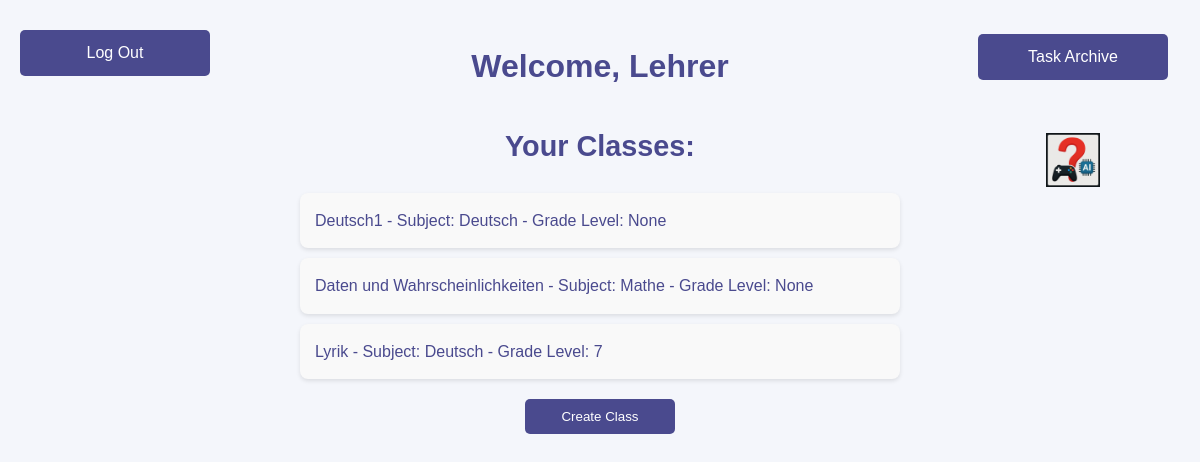
Before: /teacher_dashboard (signed in) with the older database file.
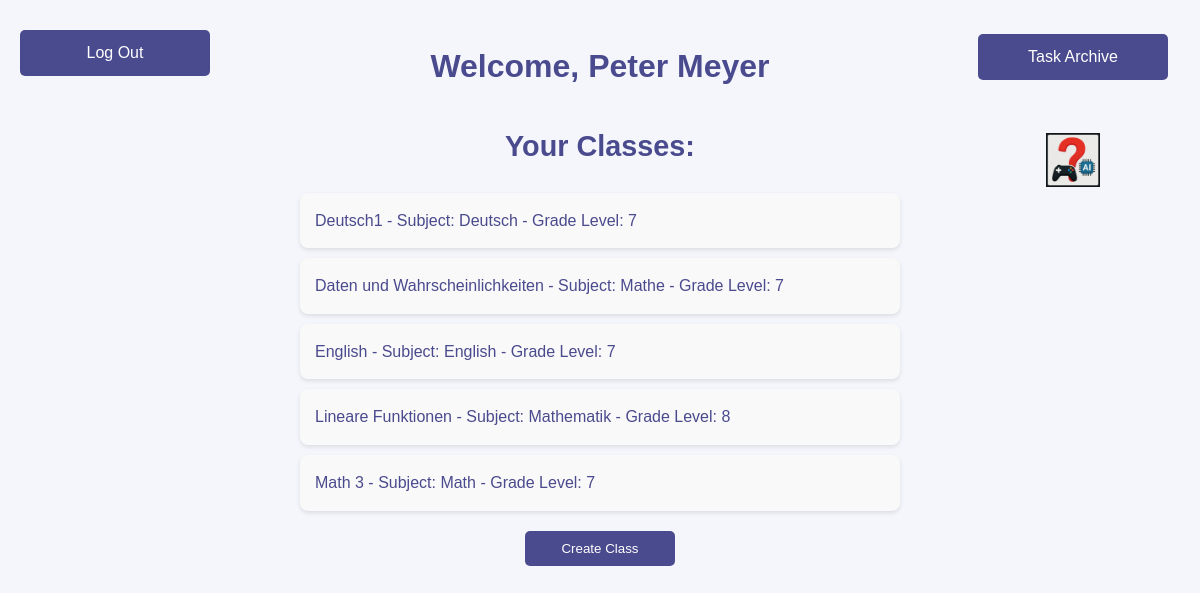
After: the same page with the newer database file.
### tables this page shows
CREATE TABLE Teachers (
    id INTEGER PRIMARY KEY AUTOINCREMENT,
    name TEXT NOT NULL,
    email TEXT UNIQUE NOT NULL,
    password TEXT NOT NULL
);

CREATE TABLE "Classes" (
    id INTEGER PRIMARY KEY AUTOINCREMENT,
    class_name TEXT NOT NULL,
    subject TEXT NOT NULL,
    teacher_id INTEGER, grade_level INTEGER,
    FOREIGN KEY (teacher_id) REFERENCES Teachers (id)
);

### app.py (the view)
@app.route('/teacher_dashboard')
def teacher_dashboard():
    if 'teacher_id' not in session:
        return redirect('/')
    teacher_id = session['teacher_id']
    conn = get_db_connection()
    teacher = conn.execute('SELECT * FROM Teachers WHERE id = ?', (teacher_id,)).fetchone()
    classes = conn.execute(
        'SELECT id, class_name, subject, grade_level FROM Classes WHERE teacher_id = ?',
        (teacher_id,)
    ).fetchall()
    conn.close()
    return render_template('teacher_dashboard.html', teacher=teacher, classes=classes)

### app.py (called while the page is built)
def get_db_connection():
    conn = sqlite3.connect('ahg/database.db')
    conn.row_factory = sqlite3.Row
    return conn

### templates/teacher_dashboard.html (shortened to what this page needs)
<!DOCTYPE html>
<html lang="de">
<head>
    <link rel="stylesheet" href="{{ url_for('static', filename='styles.css') }}">
</head>
<body>
    <div class="top-buttons">
        <a href="/" class="button">Log Out</a>
    </div>
    <div style="position: absolute; top: 24px; right: 32px;">
        <a href="{{ url_for('task_archive') }}" class="button">Task Archive</a>
    </div>
    <h1>Welcome, {{ teacher['name'] }}</h1>
    <h2>Your Classes:</h2>
    <ul class="class-list">
        {% for class in classes %}
            <li>
                <a href="/class_details_teacher/{{ class['id'] }}/{{ teacher['id'] }}">
                    {{ class['class_name'] }} - Subject: {{ class['subject'] }} - Grade Level: {{ class['grade_level'] }}
                </a>
            </li>
        {% endfor %}
    </ul>
    <div id="help-button-fixed" style="position: fixed; top: 20%; right: 10px; transform: translateY(-50%); z-index: 1100;">
        <button type="button"
            onclick="document.getElementById('help-modal').style.display='flex';"
            style="background: none; border: none; border-radius: 50%; cursor: pointer; padding: 6px;">
            <img src="{{ url_for('static', filename='help_icon.png') }}" alt="Help"
                style="width:54px; height:54px; display:block;">
        </button>
    </div>
    <div id="teacher-options" style="text-align: center;">
        <button onclick="showCreateClass()">Create Class</button>
    </div>
</body>
</html>

### static/styles.css (style rules this page uses)
body { font-family: 'Arial', sans-serif; background-color: #f4f4f9; color: #333; margin: 0; padding: 20px; line-height: 1.6; }
h1, h2, h3 { color: #4a4a8e; text-align: center; }
.button, button, .back-button { background-color: #4a4a8e; color: white; border: none; padding: 10px 20px; margin: 10px 0; border-radius: 5px; cursor: pointer; transition: background-color 0.3s ease; text-decoration: none; display: block; text-align: center; width: 150px; margin-left: auto; margin-right: auto; }
.top-buttons { position: absolute; top: 20px; left: 20px; display: flex; gap: 10px; }
ul.class-list, ul.student-list { list-style-type: none; padding: 0; max-width: 600px; margin: 20px auto; }
ul.class-list li, ul.student-list li { background-color: #f9f9f9; margin: 10px 0; padding: 15px; border-radius: 8px; box-shadow: 0 2px 4px rgba(0, 0, 0, 0.1); transition: transform 0.2s; }
a { text-decoration: none; color: #4a4a8e; }
h2 { margin-top: 30px; font-size: 1.8em; color: #4a4a8e; text-align: center; }
body { background: #f4f6fb; }

Changed rows visible on the page:
changed Teachers: name "Lehrer" → "Peter Meyer"
changed Classes "Deutsch1": grade_level "None" → "7"
changed Classes "Daten und Wahrscheinlichkeiten": grade_level "None" → "7"
changed Classes: class_name "Lyrik" → "English"; subject "Deutsch" → "English"
added Classes: class_name "Lineare Funktionen", subject "Mathematik", grade_level "8"
added Classes: class_name "Math 3", subject "Math", grade_level "7"
